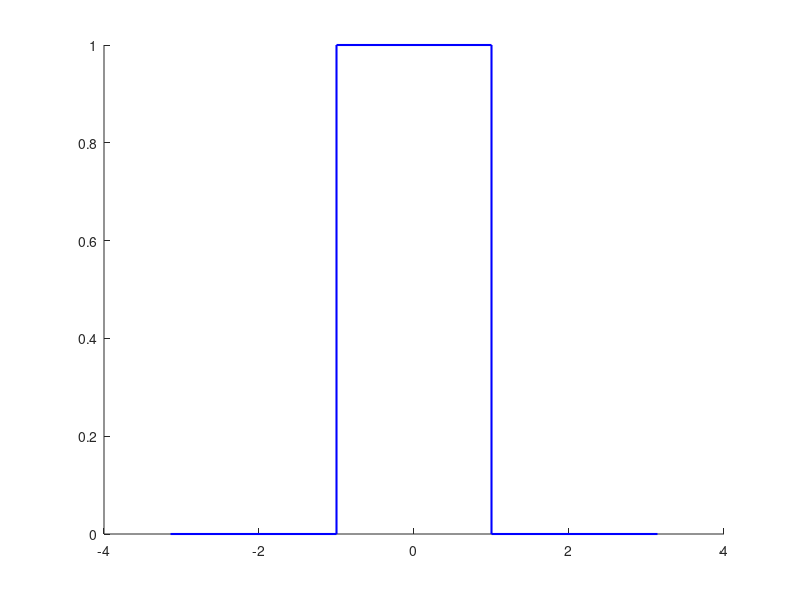

Write MATLAB code to recreate this figure.
a=1; %Semianchura del pulso rectangular a<pi
n=7; %número de terminos
hold on
x=[-pi -a -a a a pi];
y=[0 0 1 1 0 0];
plot(x,y,'b','linewidth',1.5)
% x=linspace(-pi,pi,100);
% y=zeros(length(x),1);